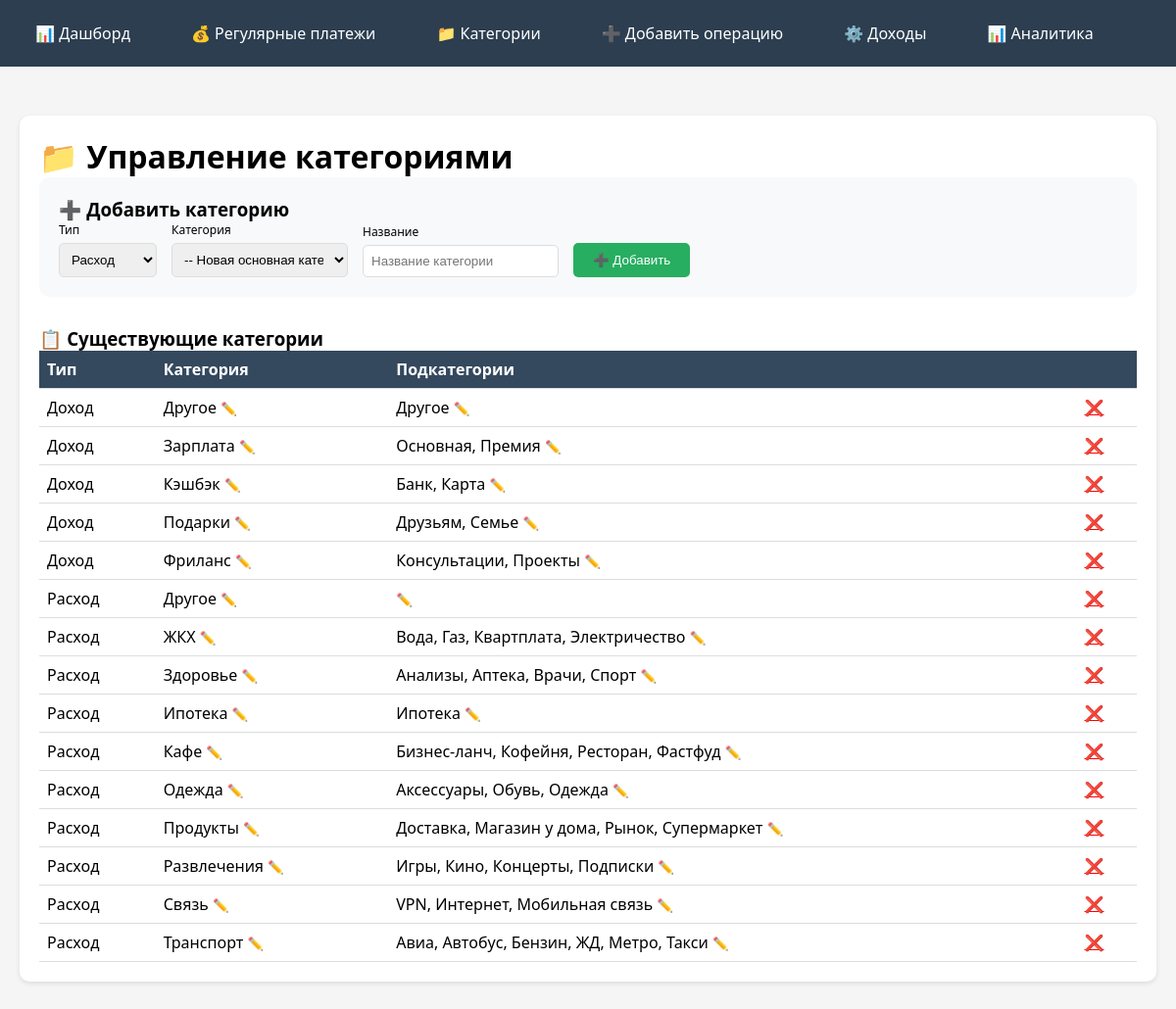
The page /categories on the database as committed earlier.
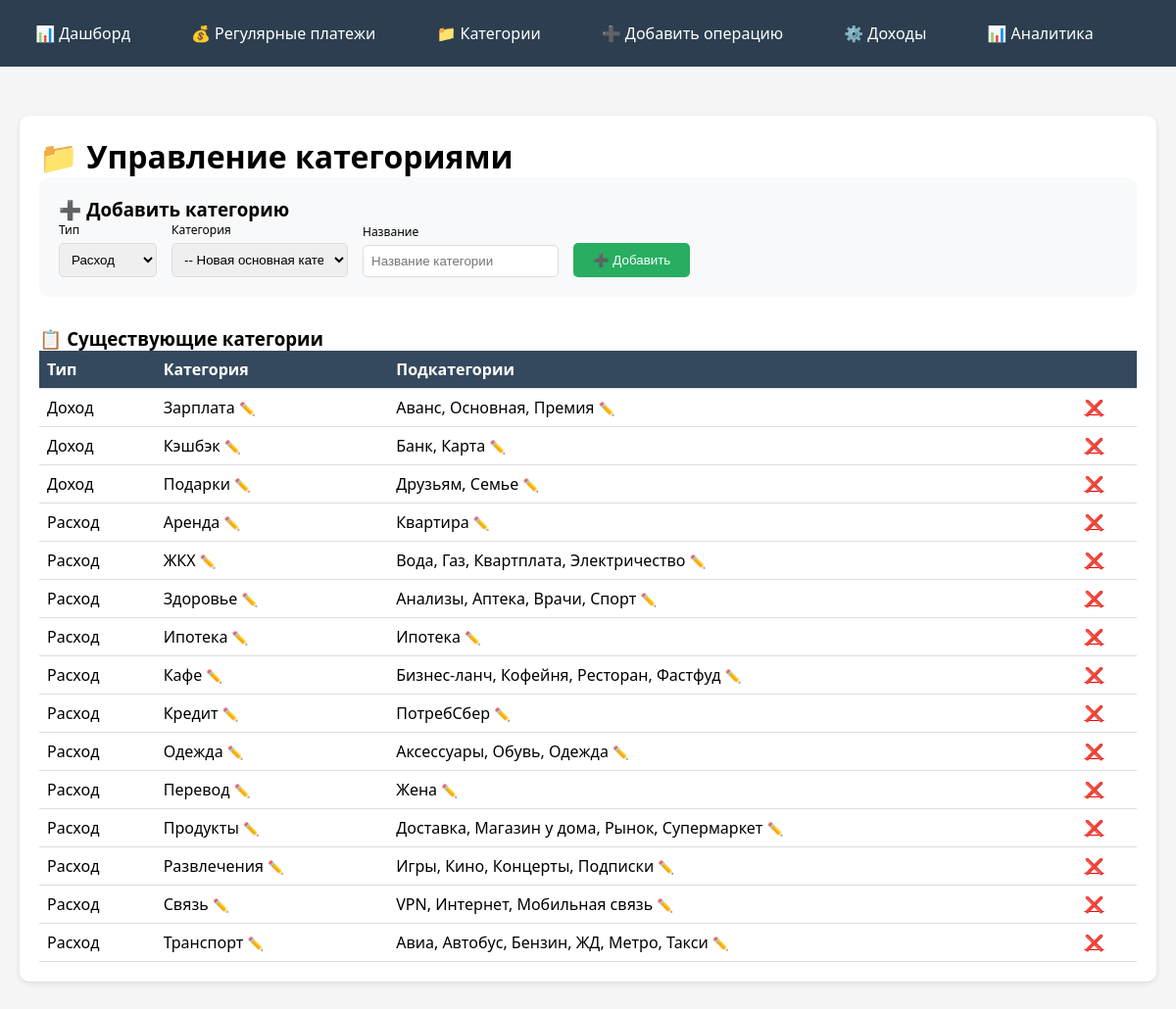
The same page on the database as committed later.
### tables this page shows
CREATE TABLE categories (
                id INTEGER PRIMARY KEY AUTOINCREMENT,
                type TEXT NOT NULL,
                name TEXT NOT NULL,
                parent_id INTEGER DEFAULT NULL,
                UNIQUE(type, name, parent_id)
            );

### routes/categories.py (the view)
    @app.route('/categories')
    def categories():
        with get_db() as conn:
            main_cats = conn.execute('''
                SELECT * FROM categories WHERE parent_id IS NULL ORDER BY type, name
            ''').fetchall()
            result = []
            for cat in main_cats:
                subcats = conn.execute('''
                    SELECT * FROM categories WHERE parent_id = ? ORDER BY name
                ''', (cat['id'],)).fetchall()
                result.append({
                    'id': cat['id'],
                    'type': cat['type'],
                    'name': cat['name'],
                    'subcategories': subcats
                })
        return render_template('categories.html', categories=result)

### database.py (called while the page is built)
def get_db():
    conn = sqlite3.connect('finance.db')
    conn.row_factory = sqlite3.Row
    return conn

### templates/categories.html (shortened to what this page needs)
{% extends "base.html" %}
{% block content %}
<div class="card">
    <h1>📁 Управление категориями</h1>
    <div style="margin-bottom: 30px; padding: 20px; background: #f8f9fa; border-radius: 10px;">
        <h3>➕ Добавить категорию</h3>
        <form method="POST" action="{{ url_for('add_category') }}" style="display: flex; gap: 15px; align-items: flex-end; flex-wrap: wrap;">
            <div>
                <label style="display: block; font-size: 12px; margin-bottom: 5px;">Тип</label>
                <select name="type" required style="width: 100px; padding: 8px;">
                    <option value="Расход">Расход</option>
                </select>
            </div>
            <div>
                <label style="display: block; font-size: 12px; margin-bottom: 5px;">Категория</label>
                <select name="parent_id" style="width: 180px; padding: 8px;">
                    <option value="">-- Новая основная категория --</option>
                </select>
            </div>
            <div>
                <label style="display: block; font-size: 12px; margin-bottom: 5px;">Название</label>
                <input type="text" name="name" placeholder="Название категории" required style="width: 200px; padding: 8px;">
            </div>
            <div>
                <button type="submit" class="btn btn-success">➕ Добавить</button>
            </div>
        </form>
    </div>
    <h3>📋 Существующие категории</h3>
    <table class="table" style="width: 100%; border-collapse: collapse;">
        <thead>
            <tr><th style="text-align: left; padding: 8px;">Тип</th><th style="text-align: left; padding: 8px;">Категория</th><th style="text-align: left; padding: 8px;">Подкатегории</th><th style="text-align: left; padding: 8px;"></th></tr>
        </thead>
        <tbody>
            {% for cat in categories %}
            <tr>
                <td style="padding: 8px;">{{ cat.type }}</td>
                <td style="padding: 8px;">
                    {{ cat.name }}
                    <button class="edit-cat" data-id="{{ cat.id }}" data-name="{{ cat.name }}" style="background: none; border: none; cursor: pointer;">✏️</button>
                </td>
                <td style="padding: 8px;" id="subs-td-{{ cat.id }}">
                    {% for sub in cat.subcategories %}
                        {{ sub.name }}{% if not loop.last %}, {% endif %}
                    {% endfor %}
                    <button class="edit-subs" data-id="{{ cat.id }}" data-name="{{ cat.name }}" style="background: none; border: none; cursor: pointer;">✏️</button>
                </td>
                <td style="padding: 8px;">
                    <a href="{{ url_for('delete_category', id=cat.id) }}" onclick="return confirm('Удалить?')" style="color: red;">❌</a>
                </td>
            </tr>
            {% endfor %}
        </tbody>
    </table>
</div>
{% endblock %}

Rows that differ between the two databases and show on the page:
removed categories: type "Доход", name "Другое", shown under "📋 Существующие категории"
removed categories: name "Другое", shown under "Доход"
removed categories: type "Доход", name "Фриланс", shown under "📋 Существующие категории"
removed categories: name "Консультации", shown under "Доход"
removed categories: name "Проекты", shown under "Доход"
removed categories: type "Расход", name "Другое", shown under "📋 Существующие категории"
added categories: name "Аванс", shown under "Доход"
added categories: type "Расход", name "Аренда", shown under "📋 Существующие категории"
added categories: name "Квартира", shown under "Расход"
added categories: type "Расход", name "Кредит", shown under "📋 Существующие категории"
added categories: name "ПотребСбер", shown under "Расход"
added categories: type "Расход", name "Перевод", shown under "📋 Существующие категории"
added categories: name "Жена", shown under "Расход"
